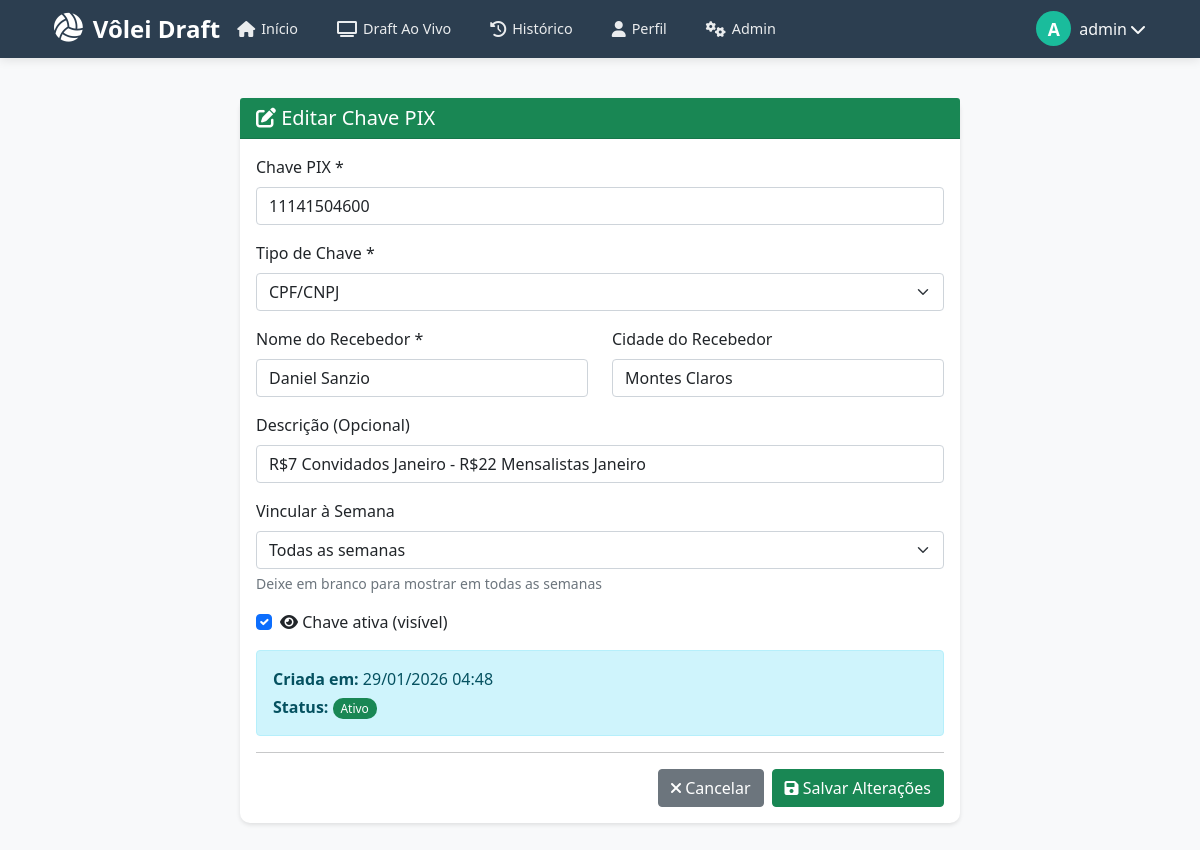
Screenshot of /admin/pix/1/editar (signed in) with the database file from the repository.
### app.py (models this page shows, shortened)
class User(UserMixin, db.Model):
    id = db.Column(db.Integer, primary_key=True)
    username = db.Column(db.String(80), unique=True, nullable=False)
    password = db.Column(db.String(200), nullable=False)
    email = db.Column(db.String(120), unique=True, nullable=True)
    role = db.Column(db.String(20), nullable=False, default='jogador')
    jogador_id = db.Column(db.Integer, db.ForeignKey('jogador.id'))
    created_at = db.Column(db.DateTime, default=datetime.utcnow)
    last_login = db.Column(db.DateTime)
    foto_perfil = db.Column(db.String(200))
    jogador = db.relationship('Jogador', back_populates='user', uselist=False)

class PixInfo(db.Model):
    __table_args__ = {'extend_existing': True}  # ADICIONE ESTA LINHA
    id = db.Column(db.Integer, primary_key=True)
    chave_pix = db.Column(db.String(100), nullable=False)
    tipo_chave = db.Column(db.String(50), default='cpf')
    nome_recebedor = db.Column(db.String(100), nullable=False)
    cidade_recebedor = db.Column(db.String(100))
    descricao = db.Column(db.String(200))
    ativo = db.Column(db.Boolean, default=True)
    created_at = db.Column(db.DateTime, default=datetime.utcnow)
    para_todas_semanas = db.Column(db.Boolean, default=True)
    semana_id = db.Column(db.Integer, db.ForeignKey('semana.id'), nullable=True)
    semana = db.relationship('Semana', backref='pix_especificos', foreign_keys=[semana_id])

### app.py (the view, shortened to what this page needs)
@app.route('/admin/pix/<int:id>/editar', methods=['GET', 'POST'])
@admin_required
def editar_pix(id):
    pix = PixInfo.query.get_or_404(id)
    hoje = date.today()
    semanas_futuras = Semana.query.filter(
        Semana.data >= hoje
    ).order_by(Semana.data).limit(20).all()
    return render_template('admin/editar_pix.html',
                         pix=pix,
                         semanas_futuras=semanas_futuras)

### app.py (called while the page is built)
def admin_required(f):
    @wraps(f)
    def decorated_function(*args, **kwargs):
        if not current_user.is_authenticated or current_user.role != 'admin':
            flash('Acesso restrito a administradores!', 'danger')
            return redirect(url_for('login'))
        return f(*args, **kwargs)
    return decorated_function

@login_manager.user_loader
def load_user(user_id):
    return User.query.get(int(user_id))

@app.before_request
def check_profile_completion():
    if current_user.is_authenticated:
        exempt_routes = ['completar_perfil', 'logout', 'static', 'login']
        if request.endpoint in exempt_routes:
            return
        if current_user.role == 'admin':
            return
        if not current_user.jogador_id:
            if request.endpoint != 'completar_perfil':
                flash('Complete seu perfil de jogador para continuar.', 'info')
                return redirect(url_for('completar_perfil'))

@app.before_request
def verificar_permissao_capitao():
    if current_user.is_authenticated and current_user.jogador:
        if current_user.role == 'capitao' and not current_user.jogador.capitao:
            current_user.role = 'jogador'
            db.session.commit()
            print(f"⚠️ Corrigido: {current_user.username} não é mais capitão")
        elif current_user.jogador.capitao and current_user.role != 'capitao':
            current_user.role = 'capitao'
            db.session.commit()
            print(f"⚠️ Corrigido: {current_user.username} agora é capitão")

@app.context_processor
def utility_processor():
    return {
        'format_date': format_date_func,
        'get_jogador_nome': get_jogador_nome_func,
        'get_time_nome': get_time_nome_func,
        'get_posicao_display': get_posicao_display_func,
        'get_nivel_display': get_nivel_display_func,
        'calcular_idade': calcular_idade_func,
        'get_semana_atual': get_semana_atual,
        'datetime': datetime,
        'date': date,
        'get_dia_semana': get_dia_semana,
        'get_dia_semana_curto': get_dia_semana_curto,
        'obter_ciclo_das_configuracoes': obter_ciclo_das_configuracoes,
        'obter_jogadores_no_ciclo_atual': obter_jogadores_no_ciclo_atual,
    }

### templates/admin/editar_pix.html (shortened to what this page needs)
{% extends "admin/base.html" %}
{% block admin_content %}
<div class="row justify-content-center">
    <div class="col-md-8">
        <div class="card">
            <div class="card-header bg-success text-white">
                <h5 class="mb-0">
                    <i class="fas fa-edit"></i> Editar Chave PIX
                </h5>
            </div>
            <div class="card-body">
                <form method="POST" action="{{ url_for('editar_pix', id=pix.id) }}">
                    <div class="mb-3">
                        <label for="chave_pix" class="form-label">Chave PIX *</label>
                        <input type="text" class="form-control" id="chave_pix" name="chave_pix"
                            value="{{ pix.chave_pix }}" required>
                    </div>
                    <div class="mb-3">
                        <label for="tipo_chave" class="form-label">Tipo de Chave *</label>
                        <select class="form-select" id="tipo_chave" name="tipo_chave" required>
                            <option value="cpf" {% if pix.tipo_chave=='cpf' %}selected{% endif %}>CPF/CNPJ</option>
                        </select>
                    </div>
                    <div class="row">
                        <div class="col-md-6 mb-3">
                            <label for="nome_recebedor" class="form-label">Nome do Recebedor *</label>
                            <input type="text" class="form-control" id="nome_recebedor" name="nome_recebedor"
                                value="{{ pix.nome_recebedor }}" required>
                        </div>
                        <div class="col-md-6 mb-3">
                            <label for="cidade_recebedor" class="form-label">Cidade do Recebedor</label>
                            <input type="text" class="form-control" id="cidade_recebedor" name="cidade_recebedor"
                                value="{{ pix.cidade_recebedor or '' }}">
                        </div>
                    </div>
                    <div class="mb-3">
                        <label for="descricao" class="form-label">Descrição (Opcional)</label>
                        <input type="text" class="form-control" id="descricao" name="descricao"
                            value="{{ pix.descricao or '' }}">
                    </div>
                    <div class="mb-3">
                        <label for="semana_id" class="form-label">Vincular à Semana</label>
                        <select class="form-select" id="semana_id" name="semana_id">
                            <option value="">Todas as semanas</option>
                        </select>
                        <div class="form-text">Deixe em branco para mostrar em todas as semanas</div>
                    </div>
                    <div class="mb-3">
                        <div class="form-check">
                            <input class="form-check-input" type="checkbox" id="ativo" name="ativo" {% if pix.ativo
                                %}checked{% endif %}>
                            <label class="form-check-label" for="ativo">
                                <i class="fas fa-eye"></i> Chave ativa (visível)
                            </label>
                        </div>
                    </div>
                    <div class="alert alert-info">
                        <p class="mb-1"><strong>Criada em:</strong> {{ pix.created_at.strftime('%d/%m/%Y %H:%M') }}</p>
                        <p class="mb-0"><strong>Status:</strong>
                            {% if pix.ativo %}
                            <span class="badge bg-success">Ativo</span>
                            {% else %}
                            <span class="badge bg-secondary">Inativo</span>
                            {% endif %}
                        </p>
                    </div>
                    <hr>
                    <div class="d-grid gap-2 d-md-flex justify-content-md-end">
                        <a href="{{ url_for('admin_pix') }}" class="btn btn-secondary">
                            <i class="fas fa-times"></i> Cancelar
                        </a>
                        <button type="submit" class="btn btn-success">
                            <i class="fas fa-save"></i> Salvar Alterações
                        </button>
                    </div>
                </form>
            </div>
        </div>
    </div>
</div>
{% endblock %}

### templates/base.html (shortened to what this page needs)
<!DOCTYPE html>
<html lang="pt-BR">
<head>
    <link href="https://cdn.jsdelivr.net/npm/bootstrap@5.3.0/dist/css/bootstrap.min.css" rel="stylesheet">
    <link rel="stylesheet" href="https://cdn.jsdelivr.net/npm/bootstrap-icons@1.10.0/font/bootstrap-icons.css">
    <link href="https://cdn.jsdelivr.net/npm/bootstrap@5.1.3/dist/css/bootstrap.min.css" rel="stylesheet">
    <link rel="stylesheet" href="https://cdnjs.cloudflare.com/ajax/libs/font-awesome/6.0.0/css/all.min.css">
    <link rel="stylesheet" href="{{ url_for('static', filename='css/draft.css') }}">
</head>
<body>
    <nav class="nav-optimized">
        <div class="container">
            <div class="main-nav">
                <a class="nav-brand" href="{{ url_for('index') }}">
                    <i class="fas fa-volleyball-ball"></i>
                    <span>Vôlei Draft</span>
                </a>
                <ul class="nav-links">
                    <li class="nav-link-item">
                        <a class="nav-link {% if request.endpoint == 'index' %}active{% endif %}"
                        href="{{ url_for('index') }}">
                            <i class="fas fa-home"></i>
                            <span>Início</span>
                        </a>
                    </li>
                    <li class="nav-link-item">
                        <a class="nav-link {% if request.endpoint == 'draft_publico' %}active{% endif %}"
                        href="{{ url_for('draft_publico') }}">
                            <i class="fas fa-tv"></i>
                            <span>Draft Ao Vivo</span>
                        </a>
                    </li>
                    <li class="nav-link-item">
                        <a class="nav-link {% if request.endpoint == 'ver_times' %}active{% endif %}"
                        href="{{ url_for('ver_times') }}">
                            <i class="fas fa-history"></i>
                            <span>Histórico</span>
                        </a>
                    </li>
                    {% if current_user.is_authenticated %}
                    <li class="nav-link-item">
                        <a class="nav-link {% if request.endpoint == 'perfil' %}active{% endif %}"
                        href="{{ url_for('perfil') }}">
                            <i class="fas fa-user"></i>
                            <span>Perfil</span>
                        </a>
                    </li>
                    {% endif %}
                    {% if current_user.is_authenticated and current_user.role == 'admin' %}
                    <li class="nav-link-item">
                        <a class="nav-link {% if 'admin_' in request.endpoint %}active{% endif %}"
                        href="{{ url_for('admin_dashboard') }}">
                            <i class="fas fa-cogs"></i>
                            <span>Admin</span>
                        </a>
                    </li>
                    {% endif %}
                </ul>
                <div class="user-menu">
                    {% if current_user.is_authenticated %}
                    <div class="dropdown">
                        <button class="btn btn-link text-light p-0 d-flex align-items-center"
                                type="button"
                                id="userDropdown"
                                data-bs-toggle="dropdown"
                                aria-expanded="false"
                                style="text-decoration: none;">
                            {% if current_user.jogador and current_user.jogador.foto_perfil %}
                            <div class="me-2" title="{{ current_user.username }}">
                                <img src="{{ current_user.jogador.foto_perfil }}"
                                    alt="{{ current_user.username }}"
                                    style="width: 35px; height: 35px; border-radius: 50%; object-fit: cover; border: 2px solid rgba(255,255,255,0.3);">
                            </div>
                            {% else %}
                            <div class="user-avatar me-2" title="{{ current_user.username }}">
                                {{ current_user.username[0]|upper }}
                            </div>
                            {% endif %}
                            <span class="d-none d-md-inline me-1">{{ current_user.username }}</span>
                            <i class="fas fa-chevron-down"></i>
                        </button>
                    </div>
                    {% endif %}
                </div>
            </div>
        </div>
    </nav>
    <main class="container py-4">
        {% block content %}{% endblock %}
    </main>
</body>
</html>

### rows the page displays
User: username "A", username "admin"
PixInfo: chave_pix "11141504600", tipo_chave "CPF/CNPJ", nome_recebedor "Daniel Sanzio", cidade_recebedor "Montes Claros", descricao "R$7 Convidados Janeiro - R$22 Mensalistas Janeiro", ativo "☑", created_at "29/01/2026 04:48"
